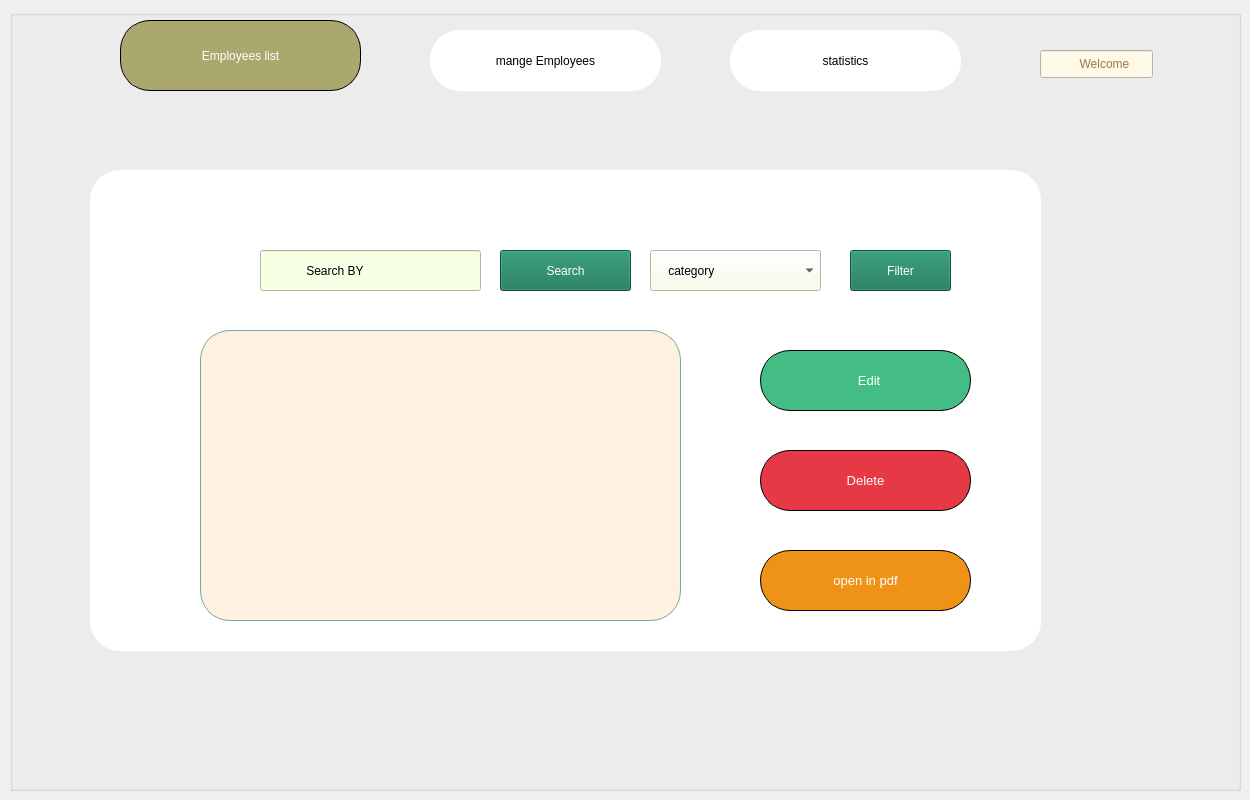
      <widget class="QWidget" name="listpage_emp">
       <widget class="QGroupBox" name="groupBox_14">
        <property name="geometry">
         <rect>
          <x>10</x>
          <y>10</y>
          <width>1231</width>
          <height>781</height>
         </rect>
        </property>
        <property name="title">
         <string/>
        </property>
        <widget class="QPushButton" name="emp_mange_button">
         <property name="geometry">
          <rect>
           <x>420</x>
           <y>20</y>
           <width>231</width>
           <height>61</height>
          </rect>
         </property>
         <property name="focusPolicy">
          <enum>Qt::FocusPolicy::ClickFocus</enum>
         </property>
         <property name="styleSheet">
          <string notr="true">background-color: rgb(255, 255, 255);
color: rgb(0, 0, 0);
font: 700 15pt &quot;Terminal&quot;;
border-radius:30px;</string>
         </property>
         <property name="text">
          <string>mange Employees</string>
         </property>
        </widget>
        <widget class="QPushButton" name="emp_statis_button">
         <property name="geometry">
          <rect>
           <x>720</x>
           <y>20</y>
           <width>231</width>
           <height>61</height>
          </rect>
         </property>
         <property name="focusPolicy">
          <enum>Qt::FocusPolicy::ClickFocus</enum>
         </property>
         <property name="styleSheet">
          <string notr="true">background-color: rgb(255, 255, 255);
font: 700 15pt &quot;Terminal&quot;;
color: rgb(0, 0, 0);
border-radius:30px;
</string>
         </property>
         <property name="text">
          <string>statistics</string>
         </property>
        </widget>
        <widget class="QLineEdit" name="lineEdit_13">
         <property name="geometry">
          <rect>
           <x>1030</x>
           <y>40</y>
           <width>113</width>
           <height>28</height>
          </rect>
         </property>
         <property name="styleSheet">
          <string notr="true">background-color: rgb(255, 249, 231);
font: 20pt &quot;Rage Italic&quot;;
color: rgb(148, 125, 66);</string>
         </property>
         <property name="text">
          <string>           Welcome</string>
         </property>
         <property name="dragEnabled">
          <bool>false</bool>
         </property>
        </widget>
        <widget class="QPushButton" name="emp_list_button">
         <property name="geometry">
          <rect>
           <x>110</x>
           <y>10</y>
           <width>241</width>
           <height>71</height>
          </rect>
         </property>
         <property name="focusPolicy">
          <enum>Qt::FocusPolicy::ClickFocus</enum>
         </property>
         <property name="styleSheet">
          <string notr="true">border: 1px solid black;
color: rgb(255, 255, 255);
font: 700 15pt &quot;Terminal&quot;;
background-color: rgb(171, 168, 111);
border-radius:30px;
</string>
         </property>
         <property name="text">
          <string>Employees list</string>
         </property>
        </widget>
        <widget class="QLabel" name="label_77">
         <property name="geometry">
          <rect>
           <x>80</x>
           <y>10</y>
           <width>61</width>
           <height>61</height>
          </rect>
         </property>
         <property name="text">
          <string/>
         </property>
         <property name="pixmap">
          <pixmap resource="resources.qrc">:/home page/complete[1].png</pixmap>
         </property>
         <property name="scaledContents">
          <bool>true</bool>
         </property>
         <property name="openExternalLinks">
          <bool>true</bool>
         </property>
        </widget>
        <widget class="QLabel" name="del_4">
         <property name="geometry">
          <rect>
           <x>390</x>
           <y>20</y>
           <width>51</width>
           <height>51</height>
          </rect>
         </property>
         <property name="text">
          <string/>
         </property>
         <property name="pixmap">
          <pixmap resource="resources.qrc">:/home page/employees (1).png</pixmap>
         </property>
         <property name="scaledContents">
          <bool>true</bool>
         </property>
        </widget>
        <widget class="QLabel" name="label_78">
         <property name="geometry">
          <rect>
           <x>700</x>
           <y>30</y>
           <width>51</width>
           <height>51</height>
          </rect>
         </property>
         <property name="text">
          <string/>
         </property>
         <property name="pixmap">
          <pixmap resource="resources.qrc">:/home page/2636315.png</pixmap>
         </property>
         <property name="scaledContents">
          <bool>true</bool>
         </property>
        </widget>
        <widget class="QLabel" name="label_79">
         <property name="geometry">
          <rect>
           <x>1160</x>
           <y>20</y>
           <width>63</width>
           <height>61</height>
          </rect>
         </property>
         <property name="text">
          <string/>
         </property>
         <property name="pixmap">
          <pixmap resource="resources.qrc">:/home page/user (1).png</pixmap>
         </property>
         <property name="scaledContents">
          <bool>true</bool>
         </property>
        </widget>
        <widget class="QFrame" name="frame_15">
         <property name="geometry">
          <rect>
           <x>80</x>
           <y>160</y>
           <width>951</width>
           <height>481</height>
          </rect>
         </property>
         <property name="styleSheet">
          <string notr="true">QFrame
{
font: italic 9pt &quot;Terminal&quot;;
background-color: rgb(255, 255, 255);
color: rgb(0, 0, 0);
border-radius:30px;
}
</string>
         </property>
         <property name="frameShape">
          <enum>QFrame::Shape::StyledPanel</enum>
         </property>
         <property name="frameShadow">
          <enum>QFrame::Shadow::Raised</enum>
         </property>
         <widget class="QTableView" name="afficher_emp">
          <property name="geometry">
           <rect>
            <x>110</x>
            <y>160</y>
            <width>481</width>
            <height>291</height>
           </rect>
          </property>
          <property name="maximumSize">
           <size>
            <width>481</width>
            <height>291</height>
           </size>
          </property>
          <property name="styleSheet">
           <string notr="true">background-color: rgb(133, 144, 121);
background-color: rgb(255, 241, 226);
border:1px solid ;
border-color: rgb(121, 170, 147);</string>
          </property>
         </widget>
         <widget class="QWidget" name="widget_8" native="true">
          <property name="geometry">
           <rect>
            <x>90</x>
            <y>70</y>
            <width>791</width>
            <height>71</height>
           </rect>
          </property>
          <widget class="QLabel" name="label_10">
           <property name="geometry">
            <rect>
             <x>20</x>
             <y>10</y>
             <width>41</width>
             <height>41</height>
            </rect>
           </property>
           <property name="text">
            <string/>
           </property>
           <property name="pixmap">
            <pixmap resource="resources.qrc">:/home page/search.png</pixmap>
           </property>
           <property name="scaledContents">
            <bool>true</bool>
           </property>
          </widget>
          <widget class="QPushButton" name="search_emp">
           <property name="geometry">
            <rect>
             <x>320</x>
             <y>10</y>
             <width>131</width>
             <height>41</height>
            </rect>
           </property>
           <property name="styleSheet">
            <string notr="true">background-color: rgb(18, 115, 83);
color: rgb(255, 255, 255);</string>
           </property>
           <property name="text">
            <string>Search</string>
           </property>
          </widget>
          <widget class="QLineEdit" name="search_by_emp">
           <property name="geometry">
            <rect>
             <x>80</x>
             <y>10</y>
             <width>221</width>
             <height>41</height>
            </rect>
           </property>
           <property name="styleSheet">
            <string notr="true">
background-color: rgb(247, 255, 229);

</string>
           </property>
           <property name="text">
            <string>             Search BY</string>
           </property>
          </widget>
          <widget class="QComboBox" name="comboBox_emp">
           <property name="geometry">
            <rect>
             <x>470</x>
             <y>10</y>
             <width>171</width>
             <height>41</height>
            </rect>
           </property>
           <property name="focusPolicy">
            <enum>Qt::FocusPolicy::ClickFocus</enum>
           </property>
           <property name="contextMenuPolicy">
            <enum>Qt::ContextMenuPolicy::CustomContextMenu</enum>
           </property>
           <property name="styleSheet">
            <string notr="true">QComboBox{color: rgb(0, 0, 0);
background-color: rgb(247, 255, 229);}</string>
           </property>
           <item>
            <property name="text">
             <string extracomment="    category">    category</string>
            </property>
            <property name="icon">
             <iconset resource="resources.qrc">
              <normaloff>:/home page/sort-icon-512x410-1kpy040x.png</normaloff>:/home page/sort-icon-512x410-1kpy040x.png</iconset>
            </property>
           </item>
           <item>
            <property name="text">
             <string extracomment="type">type</string>
            </property>
           </item>
           <item>
            <property name="text">
             <string>pc</string>
            </property>
           </item>
           <item>
            <property name="text">
             <string>machine</string>
            </property>
           </item>
           <item>
            <property name="text">
             <string>router</string>
            </property>
           </item>
           <item>
            <property name="text">
             <string>mouse</string>
            </property>
           </item>
           <item>
            <property name="text">
             <string>printer</string>
            </property>
           </item>
           <item>
            <property name="text">
             <string>cann</string>
            </property>
           </item>
           <item>
            <property name="text">
             <string/>
            </property>
           </item>
          </widget>
          <widget class="QPushButton" name="sort_emp">
           <property name="geometry">
            <rect>
             <x>670</x>
             <y>10</y>
             <width>101</width>
             <height>41</height>
            </rect>
           </property>
           <property name="styleSheet">
            <string notr="true">background-color: rgb(18, 115, 83);
color: rgb(255, 255, 255);</string>
           </property>
           <property name="text">
            <string>Filter</string>
           </property>
           <property name="icon">
            <iconset resource="resources.qrc">
             <normaloff>:/home page/filter-outline-filled.png</normaloff>:/home page/filter-outline-filled.png</iconset>
           </property>
           <property name="iconSize">
            <size>
             <width>25</width>
             <height>25</height>
            </size>
           </property>
          </widget>
         </widget>
         <widget class="QPushButton" name="edit_emp">
          <property name="geometry">
           <rect>
            <x>670</x>
            <y>180</y>
            <width>211</width>
            <height>61</height>
           </rect>
          </property>
          <property name="focusPolicy">
           <enum>Qt::FocusPolicy::StrongFocus</enum>
          </property>
          <property name="contextMenuPolicy">
           <enum>Qt::ContextMenuPolicy::CustomContextMenu</enum>
          </property>
          <property name="styleSheet">
           <string notr="true">QPushButton
{border: 1px solid black;
color: rgb(255, 255, 255);
font: 10pt ;
background-color: rgb(171, 168, 111);
background-color: rgb(68, 189, 133);
border-radius:30px;}
</string>
          </property>
          <property name="text">
           <string>  Edit</string>
          </property>
          <property name="icon">
           <iconset resource="resources.qrc">
            <normaloff>:/home page/edit - Copy.png</normaloff>:/home page/edit - Copy.png</iconset>
          </property>
          <property name="iconSize">
           <size>
            <width>50</width>
            <height>50</height>
           </size>
          </property>
          <property name="flat">
           <bool>false</bool>
          </property>
         </widget>
         <widget class="QPushButton" name="delet_emp">
          <property name="geometry">
           <rect>
            <x>670</x>
            <y>280</y>
            <width>211</width>
            <height>61</height>
           </rect>
          </property>
          <property name="focusPolicy">
           <enum>Qt::FocusPolicy::StrongFocus</enum>
          </property>
          <property name="styleSheet">
           <string notr="true">QPushButton
{border: 1px solid black;
color: rgb(255, 255, 255);
font: 10pt ;
background-color: rgb(230, 57, 70);
border-radius:30px;}
</string>
          </property>
          <property name="text">
           <string>Delete</string>
          </property>
          <property name="icon">
           <iconset resource="resources.qrc">
            <normaloff>:/home page/bin.png</normaloff>:/home page/bin.png</iconset>
          </property>
          <property name="iconSize">
           <size>
            <width>50</width>
            <height>50</height>
           </size>
          </property>
          <property name="flat">
           <bool>false</bool>
          </property>
         </widget>
         <widget class="QPushButton" name="pdf_emp">
          <property name="geometry">
           <rect>
            <x>670</x>
            <y>380</y>
            <width>211</width>
            <height>61</height>
           </rect>
          </property>
          <property name="focusPolicy">
           <enum>Qt::FocusPolicy::StrongFocus</enum>
          </property>
          <property name="styleSheet">
           <string notr="true">border: 1px solid black;
color: rgb(255, 255, 255);
font: 10pt ;
background-color: rgb(239, 146, 24);
border-radius:30px;
</string>
          </property>
          <property name="text">
           <string> open in pdf </string>
          </property>
          <property name="icon">
           <iconset resource="resources.qrc">
            <normaloff>:/home page/pdf-file[1].png</normaloff>:/home page/pdf-file[1].png</iconset>
          </property>
          <property name="iconSize">
           <size>
            <width>36</width>
            <height>36</height>
           </size>
          </property>
         </widget>
        </widget>
       </widget>
      </widget>
